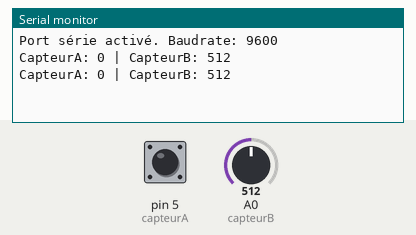
Recording of a sketch running on a simulated Arduino Uno, built with avr-gcc and run on an emulated ATmega328P. Shown: the last lines printed to the serial monitor. The test bench sets the inputs (shaded band); at power-on: A0 (capteurB) = 512, pin 5 (capteurA) LOW.

Above: at 1.2 s.
1.3 s: A0 (capteurB) set to 716
At 2.5 s:
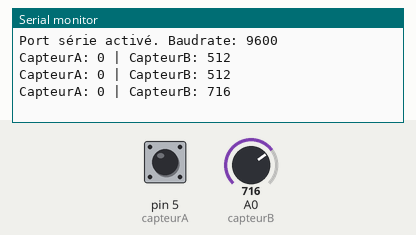
2.8 s: pin 5 (capteurA) driven HIGH
At 3.9 s:
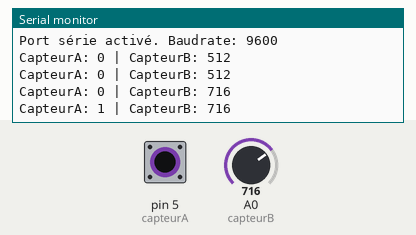
4.3 s: A0 (capteurB) set to 900
At 5.6 s:
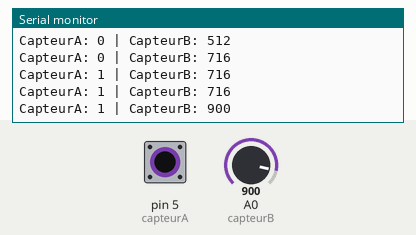
5.8 s: pin 5 (capteurA) driven LOW
At 6.9 s:
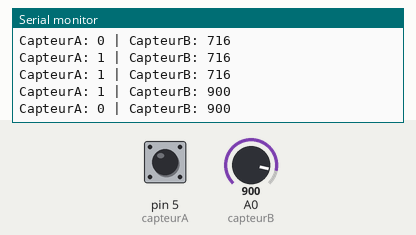
Timing chart, 0 to 8.3 s (numbered marks = the images above; inputs shaded):
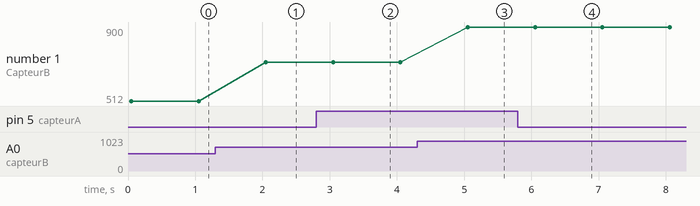

The sketch:

prog_act1.ino
```cpp
/*

Séquence 2 Activité 1
Author: Christopher CHAMAND
Ce code permet de lire les valeurs mesurées par les deux capteurs
et de les afficher via le Serial Plotter.

*/

#define capteurA 5
#define capteurB A0

int val_capteurA;
int val_capteurB;

void serial_testConnexion(int baudrate) {
  Serial.begin(baudrate);
  while (!Serial) {
    Serial.println("En attente de l'ouverture du port série...");
    delay(1000);
  }
  Serial.println("Port série activé. Baudrate: " + String(baudrate));
  delay(50);
}

void setup() {
  pinMode(capteurA, INPUT);
  pinMode(capteurB, INPUT);
  serial_testConnexion(9600);
}

void loop() {
  val_capteurA = digitalRead(capteurA);
  val_capteurB = analogRead(capteurB);
  Serial.print("CapteurA: ");
  Serial.print(val_capteurA);
  Serial.print(" | ");
  Serial.print("CapteurB: ");
  Serial.print(val_capteurB);
  Serial.print("\n");
  delay(1000);
}
```

Measured:
- after the input at 1.3 s, the serial monitor: prints a new line after 0.75 s (image 1)
- after the input at 2.8 s, the serial monitor: prints a new line after 0.25 s (image 2)
- after the input at 4.3 s, the serial monitor: prints a new line after 0.75 s (image 3)
- after the input at 5.8 s, the serial monitor: prints a new line after 0.25 s (image 4)
- plotted number 1: 512 → 716 after the input at 1.3 s, 716 → 900 after the input at 4.3 s
